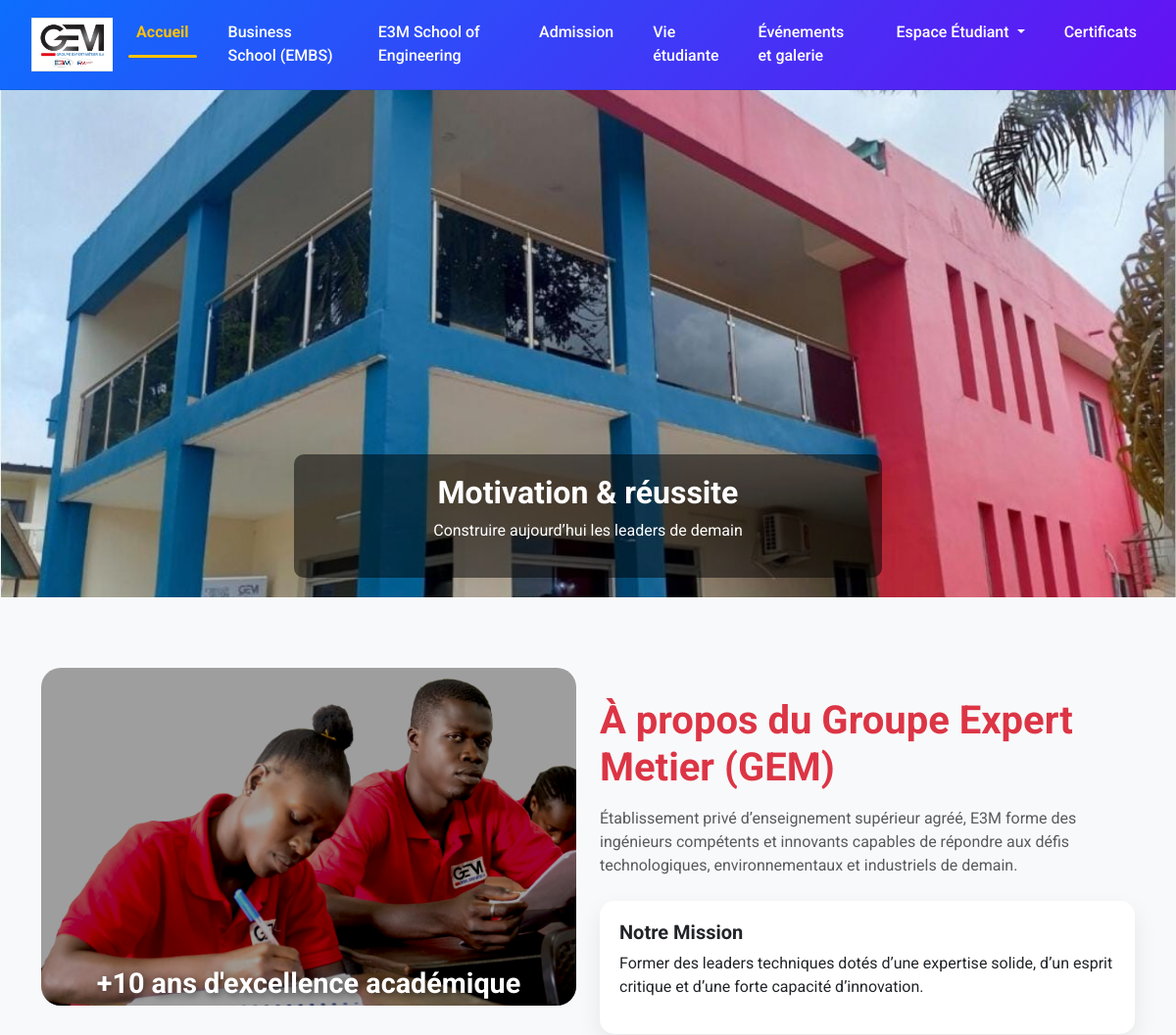
The app's page / (upper part), older data.
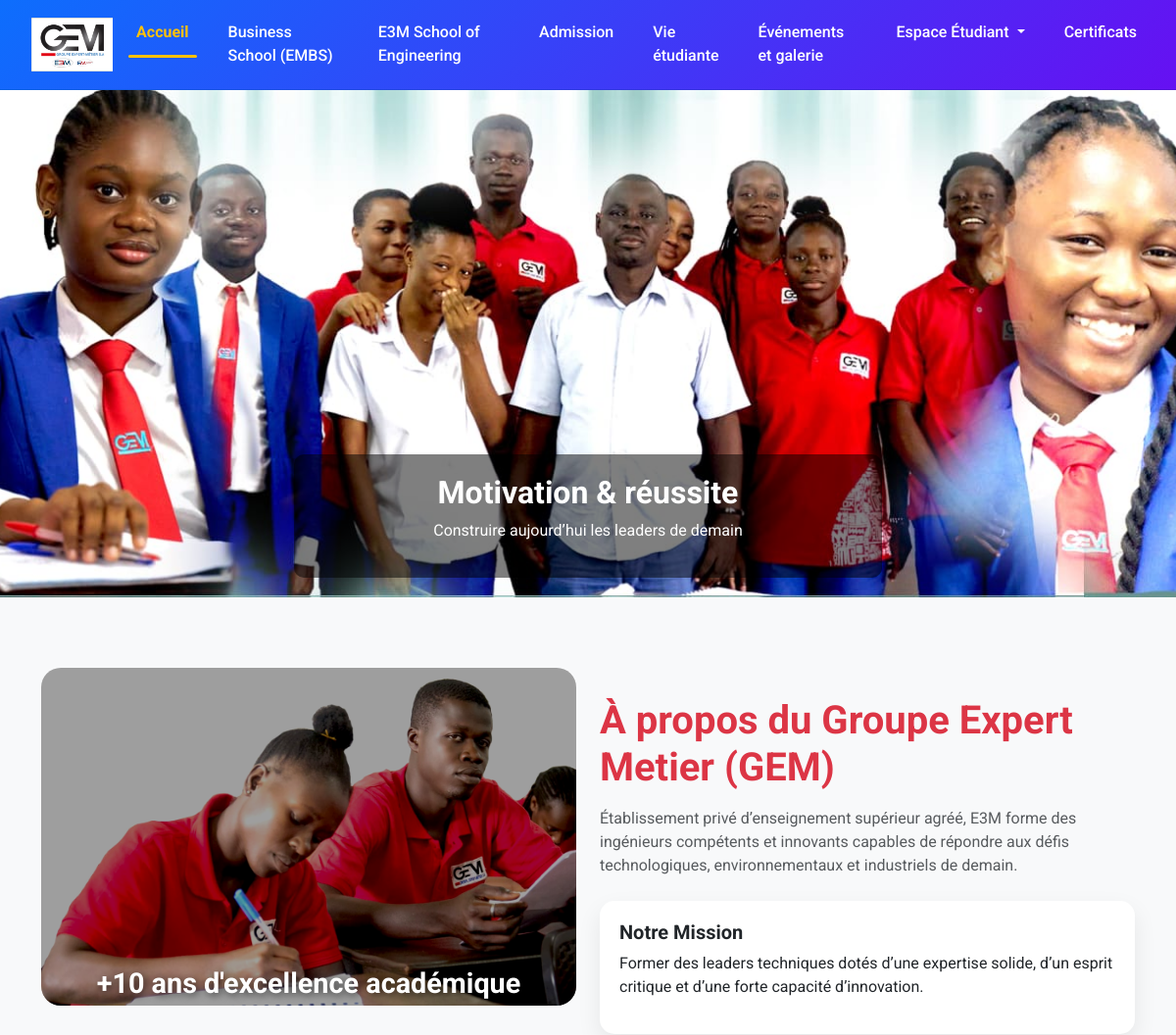
The same page, newer data.
### myapp/models.py (models this page shows)
class HomeSlide(models.Model):
    title = models.CharField(max_length=255)
    message = models.TextField()
    image = models.ImageField(upload_to="slides/", blank=True, null=True)
    action_text = models.CharField(max_length=100, blank=True, null=True)
    action_link = models.URLField(blank=True, null=True)

### myapp/views.py (the view, shortened to what this page needs)
# urls.py: path('', views.home, name='home'),
def home(request):
    temoignages = [
        {
            'nom': 'Alice',
            'photo': 'images/ecole/fille1.jpeg',
            'commentaire': 'Super école, j’ai beaucoup appris'
        },
           {
            'nom': 'Angelle',
            'photo': 'images/ecole/filleNoir.jpeg',
            'commentaire': ' formations structurées et motivantes'
        },
           {
            'nom': 'Aminata',
            'photo': 'images/ecole/fileVoilet.jpeg',
            'commentaire': 'Une expérience très enrichissante.'
        },
        {
            'nom': 'Bob',
            'photo': 'images/ecole/rouge.jpeg',
            'commentaire': 'Les profs sont incroyables '
        },
        {
            'nom': 'Charlie',
            'photo': 'images/ecole/ingerner.jpeg',
            'commentaire': 'Excellente et formation de qualité'
        },
    ]
    home_data = HomePage.objects.first()
    slides = HomeSlide.objects.all()
    query = request.GET.get('q')
    products = Product.objects.filter(quantity__gt=0)
    if query:
        products = products.filter(
            Q(name__icontains=query) |
            Q(description__icontains=query)
        )
    ecoles = Ecole.objects.all()
    return render(request, 'home.html', {
        'home_data': home_data,
        'products': products,
        'slides': slides,
        'query': query,
        'ecoles': ecoles,
        'temoignages': temoignages
           })

### myapp/context_processors.py (called while the page is built)
def home_data(request):
    return {
        "home_data": HomePage.objects.first()
    }

### myapp/templates/home.html (shortened to what this page needs)
{% extends 'base.html' %}
{% load static %}
{% block content %}
<link rel="stylesheet" href="https://cdn.jsdelivr.net/npm/swiper@11/swiper-bundle.min.css" />
{% if slides %}
<section class="container-fluid px-0 mb-4">
    <div id="homeCarousel" class="carousel slide carousel-fade" data-bs-ride="carousel">
        <div class="carousel-inner">
            {% for slide in slides %}
            <div class="carousel-item {% if forloop.first %}active{% endif %}">
                <img src="{{ slide.image.url }}" class="d-block w-100">
                <div class="carousel-caption">
                    <h2 class="fw-bold">{{ slide.title }}</h2>
                    <p>{{ slide.message|safe }}</p>
                </div>
            </div>
            {% endfor %}
        </div>
    </div>
</section>
{% endif %}
<section class="about-premium py-5">
    <div class="container">
        <div class="row align-items-center">
            <div class="col-md-6 mb-4 mb-md-0" data-aos="fade-right">
                <div class="about-img-box position-relative mb-4">
                    <img src="{% static 'images/ecole/rouge2.jpeg' %}" class="img-fluid rounded shadow"
                        style="width: 100%; height: auto; object-fit: cover;">
                    <div class="about-overlay position-absolute top-0 start-0 w-100 h-100 d-flex align-items-center justify-content-center"
                        style="background: rgba(0,0,0,0.35); border-radius: .5rem;">
                        <h4 class="text-white text-center px-3"
                            style="font-size: 1.8rem; font-weight: bold; text-shadow: 2px 2px 8px rgba(0,0,0,0.7); margin-top: 308px;">
                            +10 ans d'excellence académique
                        </h4>
                    </div>
                </div>
            </div>
            <div class="col-md-6" data-aos="fade-left">
                <h2 class="fw-bold display-6 mb-3 text-danger">
                    À propos du Groupe Expert Metier (GEM)
                </h2>
                <p class="text-muted">
                    Établissement privé d’enseignement supérieur agréé, E3M forme des ingénieurs compétents et innovants
                    capables de répondre aux défis technologiques, environnementaux et industriels de demain.
                </p>
                <div class="mission-box my-4">
                    <h5 class="fw-bold">Notre Mission</h5>
                    <p>
                        Former des leaders techniques dotés d’une expertise solide, d’un esprit critique et d’une forte
                        capacité d’innovation.
                    </p>
                </div>
            </div>
        </div>
    </div>
</section>
{% endblock %}

Row changes from the older to the newer data that the page shows:
changed HomeSlide "Motivation & réussite": image: a different picture
